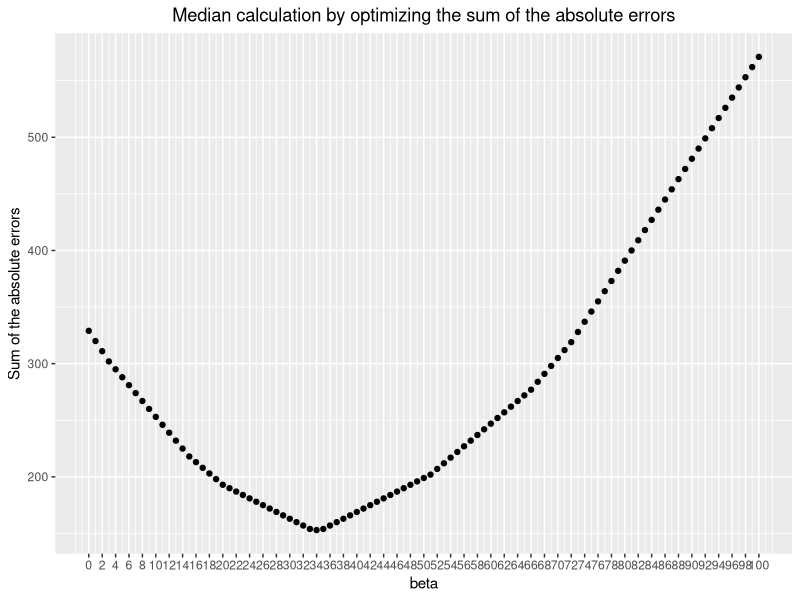

This figure's R source:
# Name: Christian Peters

library(testthat)
library(ggplot2)
library(mvtnorm)

# No. 1)
# ======

#' Implementation of the quadratic interpolation optimization algorithm.
#' 
#' @param f     A function that is to be minimized.
#' @param left  The left endpoint of the search interval. It must be numeric.
#' @param right The right endpoint of the search interval. It must be numeric.
#' @param tol   Tolerance threshold. Used to adjust the precision of the optimizer.
#' 
#' @return The arguments of f for which f is minimal in the interval [left, right]
quadratic_interpolation <- function(f, left, right, tol=1e-4) {
  # type checks
  stopifnot(is.function(f), is.numeric(c(left, right)), left<=right, is.numeric(tol))
  
  # calculate initial values
  best <- (left+right)/2
  f_right <- f(right)
  f_left <- f(left)
  f_best <- f(best)
  new <- 1/2 * (f_right * (left**2 - best**2) + f_best*(right**2-left**2) +
                  f_left * (best**2 - right**2)) / (f_right*(left-best) + 
                                                    f_best*(right-left) + 
                                                    f_left * (best-right))
  # iterate until the desired precision is reached
  while (abs(right - left) > tol) {
    f_new <- f(new)
    if (f_new < f_best) {
      tmp <- new
      new <- best
      best <- tmp
      tmp <- f_new
      f_new <- f_best
      f_best <- tmp
    }
    if (new < best) {
      left <- new
      f_left <- f_new
    } else {
      right <- new
      f_right <- f_new
    }
    new_old <- new
    new <- 1/2 * (f_right * (left**2 - best**2) + f_best*(right**2 - left**2) +
                    f_left * (best**2 - right**2)) / (f_right*(left-best) + 
                                                      f_best*(right-left) + 
                                                      f_left * (best-right))
    
    # Also check if new is NA. This occurs when dividing by zero when computing
    # 'new' and can happen if 'left' or 'right' is the minimum.
    if (is.na(new) || isTRUE(all.equal(new, new_old)) || new <= left || new >= right) {
      return(best)
    }
  }
  return(best)
}

#' This function is used to test the quadratic interpolation algorithm.
test_quadratic_interpolation <- function() {
  test_that("Test of the quadratic interpolation algorithm.", {
    # simple quadratic function
    expect_equal(quadratic_interpolation(function(x) x**2, -1, 1), 0,
                 tolerance=1e-4)
    # shifted 4'th degree polynomial
    expect_equal(quadratic_interpolation(function(x) (x-3)**4 + 1, 1, 4), 3,
                 tolerance=1e-4)
    # find pi/2
    expect_equal(quadratic_interpolation(function(x) -sin(x), 1, 2), pi/2,
                 tolerance=1e-4)
    # additional logarithm
    expect_equal(quadratic_interpolation(function(x) log((x+2)**2)+3, -10, 10), -2,
                 tolerance=1e-4)
  })
}

test_quadratic_interpolation()

# No. 2)
# ======

# a)
plotMedianProblem <- function() {
  # init values
  a <- c(15, 51, 33, 20, 66, 35, 72, 3, 34)
  # init 'search space'
  x <- seq(0, 100, 1)
  print(
    # plot the optimization problem
    ggplot(data.frame(x=x, y=sapply(x, function(beta) sum(abs(a-beta)))),
           aes(x=x, y=y)) +
      geom_point() +
      ggtitle("Median calculation by optimizing the sum of the absolute errors") +
      scale_x_continuous("beta", breaks=2*0:50) +
      scale_y_continuous("Sum of the absolute errors") +
      theme(plot.title = element_text(hjust = 0.5))
  )
}

plotMedianProblem()

# As we can see, the median is 34 because it minimizes the sum of the absolute errors.

# b)
# Iteration: 1
# left = min(a) = 3
# right = max(a) = 72
# best = 3 + phi * (72 - 3) = 45.642
# new = 3 + 72 - 45.642 = 29.358
# SWAP:
# best = 29.358
# new = 45.642
# ADJUST BORDERS:
# right = 45.642
#
# Iteration: 2
# new = 3 + 45.642 - 29.358 = 19.284
# SWAP:
# -
# ADJUST BORDERS:
# left = 19.284
#
# Iteration: 3
# new = 19.284 + 45.642 - 29.358 = 35.568
# SWAP:
# best = 35.568
# new = 29.358
# ADJUST BORDERS:
# left = 29.358
#
# Iteration: 4
# new = 29.358 + 45.642 - 35.568 = 39.432
# SWAP:
# -
# ADJUST BORDERS:
# right = 39.432
#
# Iteration: 5
# new = 29.358 + 39.432 - 35.568 = 33.222
# SWAP:
# best = 33.222
# new = 35.568
# ADJUST BORDERS
# right = 35.568
#
# Iteration: 6
# new = 29.358 + 35.568 - 33.222 = 31.704
# SWAP:
# -
# ADJUST BORDERS:
# left = 31.704
#
# Iteration: 7
# new = 31.704 + 35.568 - 33.222 = 34.05
# SWAP:
# best = 34.05
# new = 33.222
# ADJUST BORDERS
# left = 33.222
#
# Iteration: 8
# new = 33.222 + 35.568 - 34.05 = 34.74
# SWAP:
# -
# ADJUST BORDERS
# right = 34.74
#
# DONE! left = 33.222 <= MEDIAN <= right = 34.74
# => MEDIAN = 34

# c)
# Assumption: All the elements x_i are uniformly distributed in the interval
# [min(x), max(x)].
# Under this assumption, the GSS should terminate as soon as
# right-left <= (max(x)-min(x))/n, where n is the number of elements in x.
#
# In each step of GSS, the interval size is shrinked by the factor phi=0.618,
# which yields the following equation: (max - min)*phi^k <= (max-min)/n, where k
# is the number of iterations after which the GSS terminates.
#
# Solving this for k yields: k <= -ln(n)/ln(phi) = 2.078 * ln(n) which means
# that the number of iterations of the golden section median search is in O(ln(n)).
# So, on average GSS terminates after 2.078 * ln(n) iterations, assuming all
# the elements in x are uniformly distributed.

# d)
# When using GSS to compute the median, the algorithm terminates after
# O(ln(n)) iterations. It should be noted however, that in every single iteration
# the sum of the absolute errors has to be computed, which requires looping
# through the whole dataset once. Thus, the total complexity of the GSS
# median algorithm is O(n*ln(n)), just like an efficient sorting algorithm.
#
# In GSS, the number of iterations is only in O(ln(n)), if we can assume that
# the data is uniformly distributed. This means that in the worst case,
# GSS can be worse than O(n*ln(n)). Taking this into consideration, I would
# prefer using the sorting method, because it is more robust than the
# GSS method and always delivers its result in O(n*ln(n)), provided an
# efficient sorting algorithm is employed.

# e)
# In the median function of R, the first half of the data is partially sorted
# and then the mean of the two biggest elements of that half is retured.
# This is more intelligent than sorting the whole vector,
# because only half of the data has to be sorted.

# No. 3)
# ======

#' Implementation of the coordinate descent minimization algorithm.
#' 
#' @param f       The function to minimize.
#' @param start   The starting value.
#' @param tol     The minimal step difference. Used as a stopping condition.
#' @param maxIter The maximum number of iterations.
#' 
#' @return A local minimum of f.
coordinateDescent <- function(f, start, tol=1e-4, maxIter=20) {
  # dimensionality of the search space
  n <- length(start)
  # iteration counter
  curIter <- 1
  
  # initialize starting values
  last <- start
  last_stopCondition <- last
  f_last <- f(last)
  
  # internal value used to locate minima along coordinate axes
  eps <- 1e-6
  repeat {
    # determine k'th unit vector
    k <- 1 + curIter %% n
    e_k <- rep(0, n)
    e_k[k] <- 1
    
    # helper function that determines the endpoint of the search interval along
    # the current unit vector e_k where the sign of direction indicates the
    # search direction (either positive or negative)
    getIntervalEndpoint <- function(direction) {
      curIteration <- 1
      repeat {
        curEndpoint <- curIteration * sign(direction)
        f_new <- f(last + curEndpoint * e_k)
        f_test <- f(last + (curEndpoint - eps * sign(direction)) * e_k)
        if (f_new > f_test) {
          return(curEndpoint)
        }
        # increase the search distance exponentially
        curIteration <- curIteration * 2
      }
    }
    
    # minimize f along the vector
    if (f(last + eps * e_k) > f_last) {
      right <- 0
      left <- getIntervalEndpoint(-1)
    } else {
      left <- 0
      right <- getIntervalEndpoint(1)
    }
    
    # get the optimal step size along the current coordinate by using quadratic
    # interpolation
    ny <- quadratic_interpolation(function(ny) f(last + ny * e_k), left, right)
    last <- last + ny * e_k
    f_last <- f(last)
    
    # check for stop condition once all coordinate directions have been updated
    # once.
    if (curIter %% n == 0) {
      # stop if the last (complete) step was sufficiently small
      if (norm(last - last_stopCondition, type="2") < tol) {
        return(last)  
      }
      
      last_stopCondition <- last
    }
    # also stop if the maximum number of iterations was reached
    if (curIter >= maxIter) {
      return(last)
    }

    curIter <- curIter + 1
  }
}

# This function is used to test the coordinate descent algorithm.
test_coordinateDescent <- function() {
  test_that('Test of the coordinate descent algorithm.', {
    # simple one dimensional function
    expect_equal(coordinateDescent(function(x) (x-3)**2+1, 0), 3, tolerance=1e-4)
    # negative bivariate normal distribution with rho > 0
    expect_equal(coordinateDescent(function(x) -dmvnorm(x, c(1, 2),
                                                        matrix(c(1, 0.5, 0.5, 1),
                                                               nrow=2)),
                                   c(0, 0)),
                 c(1, 2), tolerance=1e-4)
  })
}

test_coordinateDescent()
